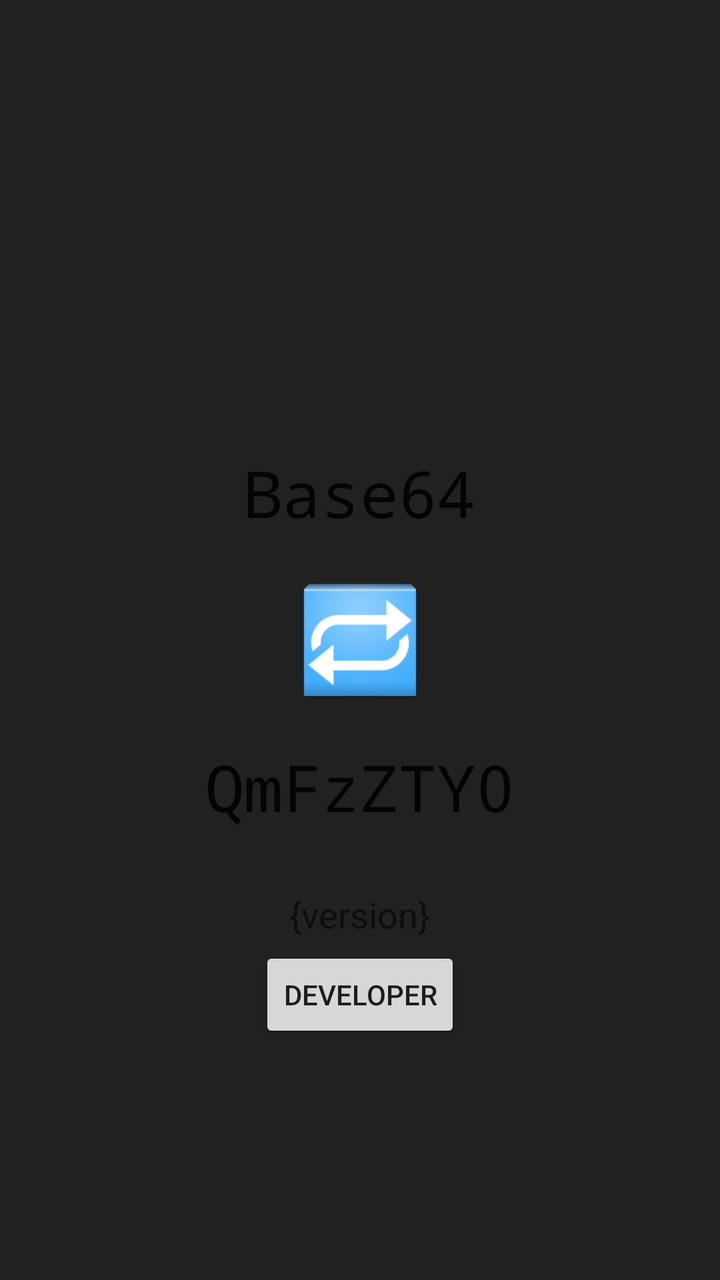
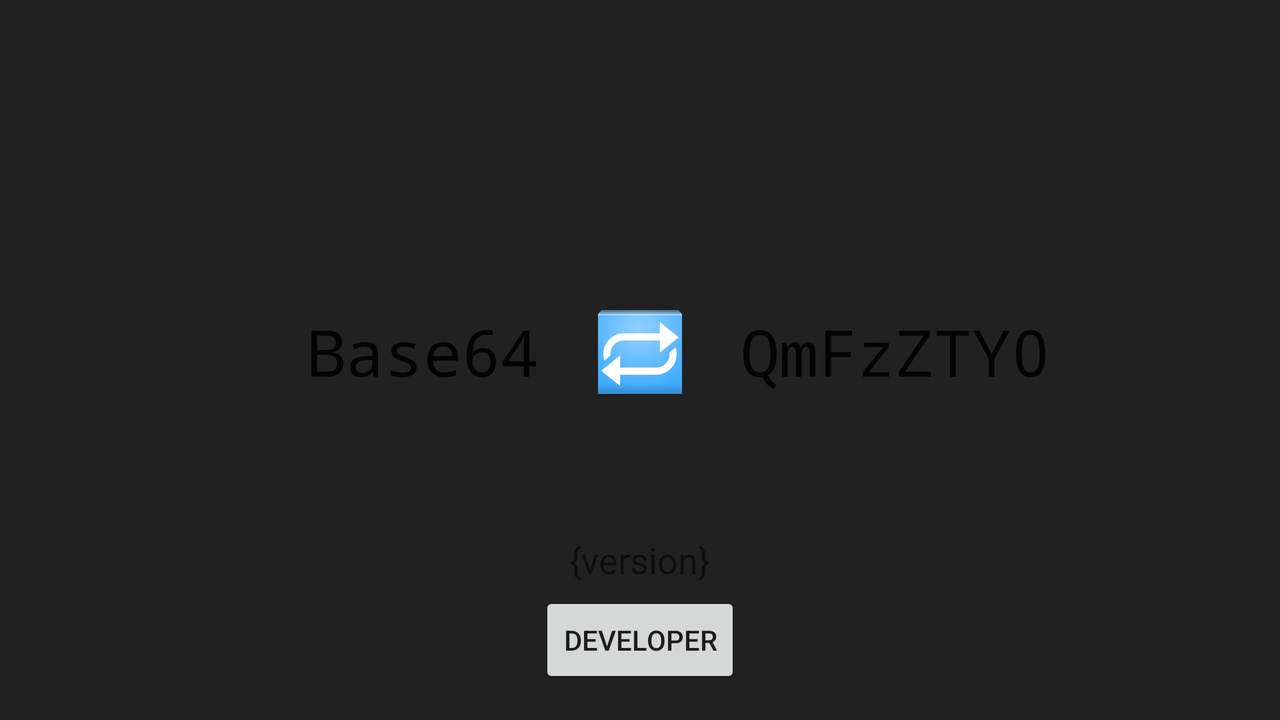

First picture: res/layout/ on a phone held upright. Second picture: the repository's own variant of that layout, on a device whose configuration matches the variant's folder. Source for both follows.
<!-- AndroidManifest.xml: application theme AppTheme -->
<!-- res/layout/fragment_about.xml -->
<RelativeLayout xmlns:android="http://schemas.android.com/apk/res/android"
    xmlns:tools="http://schemas.android.com/tools"
    android:layout_width="match_parent"
    android:layout_height="match_parent"
    android:paddingLeft="@dimen/activity_horizontal_margin"
    android:paddingRight="@dimen/activity_horizontal_margin"
    android:paddingTop="@dimen/activity_vertical_margin"
    android:paddingBottom="@dimen/activity_vertical_margin"
    tools:context="be.robinj.base64.About$PlaceholderFragment">

	<ImageView
		android:layout_width="wrap_content"
		android:layout_height="wrap_content"
		android:id="@+id/imgLogo"
		android:src="@drawable/ic_launcher"
		android:layout_centerVertical="true"
		android:layout_alignParentLeft="true"
		android:layout_alignParentStart="true"
		android:layout_alignParentRight="true"
		android:layout_alignParentEnd="true"
		android:minHeight="64dp"
		/>

	<TextView
		android:layout_width="wrap_content"
		android:layout_height="wrap_content"
		android:textAppearance="?android:attr/textAppearanceLarge"
		android:text="Base64"
		android:id="@+id/plain"
		android:layout_marginBottom="20dp"
		android:typeface="monospace"
		android:textSize="32dp"
		android:layout_above="@+id/imgLogo"
		android:layout_alignRight="@+id/imgLogo"
		android:layout_alignEnd="@+id/imgLogo"
		android:layout_alignParentLeft="true"
		android:layout_alignParentStart="true"
		android:gravity="center"/>

	<TextView
		android:layout_width="wrap_content"
		android:layout_height="wrap_content"
		android:textAppearance="?android:attr/textAppearanceLarge"
		android:text="QmFzZTY0"
		android:id="@+id/encoded"
		android:typeface="monospace"
		android:textSize="32dp"
		android:layout_marginTop="20dp"
		android:layout_below="@+id/imgLogo"
		android:layout_alignParentRight="true"
		android:layout_alignParentEnd="true"
		android:layout_alignParentLeft="true"
		android:layout_alignParentStart="true"
		android:gravity="center"
		/>

	<TextView
		android:layout_width="wrap_content"
		android:layout_height="wrap_content"
		android:textAppearance="?android:attr/textAppearanceMedium"
		android:text="{version}"
		android:id="@+id/version"
		android:layout_below="@+id/encoded"
		android:layout_centerHorizontal="true"
		android:layout_marginTop="30dp"/>

	<Button
		style="?android:attr/buttonStyleSmall"
		android:layout_width="wrap_content"
		android:layout_height="wrap_content"
		android:text="Developer"
		android:layout_below="@+id/version"
		android:layout_centerHorizontal="true"
		android:id="@+id/dev"
		android:onClick="btnDev_clicked"
		android:layout_marginTop="4dp"/>
</RelativeLayout>
<!-- resources referenced by this layout -->
<resources>
  <dimen name="activity_horizontal_margin">16dp</dimen>
  <dimen name="activity_vertical_margin">16dp</dimen>
  <!-- drawable ic_launcher: png bitmap (drawable-hdpi, 3343 bytes) -->
  <!-- from res/values-v35/ -->
  <style name="AppTheme" parent="Theme.AppCompat.Light.DarkActionBar">
          <item name="android:windowBackground">?attr/colorPrimary</item>
      </style>
</resources>
<!-- res/layout-land/fragment_about.xml (the repository's variant of the layout above) -->
<!-- drawn on the phone turned sideways -->
<RelativeLayout xmlns:android="http://schemas.android.com/apk/res/android"
    xmlns:tools="http://schemas.android.com/tools"
    android:layout_width="match_parent"
    android:layout_height="match_parent"
    android:paddingLeft="@dimen/activity_horizontal_margin"
    android:paddingRight="@dimen/activity_horizontal_margin"
    android:paddingTop="@dimen/activity_vertical_margin"
    android:paddingBottom="@dimen/activity_vertical_margin"
    tools:context="be.robinj.base64.About$PlaceholderFragment">

	<ImageView
		android:layout_width="wrap_content"
		android:layout_height="wrap_content"
		android:id="@+id/imgLogo"
		android:src="@drawable/ic_launcher"
		android:minHeight="64dp"
		android:layout_centerVertical="true"
		android:layout_centerHorizontal="true"
		android:paddingBottom="8dp"/>

	<TextView
		android:layout_width="wrap_content"
		android:layout_height="wrap_content"
		android:textAppearance="?android:attr/textAppearanceLarge"
		android:text="Base64"
		android:id="@+id/plain"
		android:typeface="monospace"
		android:textSize="32dp"
		android:layout_alignParentLeft="true"
		android:layout_alignParentStart="true"
		android:layout_alignBottom="@+id/imgLogo"
		android:layout_alignTop="@+id/imgLogo"
		android:singleLine="false"
		android:gravity="center_vertical|right"
		android:layout_toLeftOf="@+id/dev"
		android:paddingBottom="8dp"/>

	<TextView
		android:layout_width="wrap_content"
		android:layout_height="wrap_content"
		android:textAppearance="?android:attr/textAppearanceLarge"
		android:text="QmFzZTY0"
		android:id="@+id/encoded"
		android:typeface="monospace"
		android:textSize="32dp"
		android:layout_alignTop="@+id/imgLogo"
		android:layout_alignParentRight="true"
		android:layout_alignParentEnd="true"
		android:layout_alignBottom="@+id/imgLogo"
		android:gravity="center_vertical|left"
		android:layout_toRightOf="@+id/dev"
		android:paddingBottom="8dp"/>

	<TextView
		android:layout_width="wrap_content"
		android:layout_height="wrap_content"
		android:textAppearance="?android:attr/textAppearanceMedium"
		android:text="{version}"
		android:id="@+id/version"
		android:layout_above="@+id/dev"
		android:layout_centerHorizontal="true"
		android:layout_marginBottom="4dp"/>

	<Button
		style="?android:attr/buttonStyleSmall"
		android:layout_width="wrap_content"
		android:layout_height="wrap_content"
		android:text="Developer"
		android:id="@+id/dev"
		android:onClick="btnDev_clicked"
		android:layout_alignParentBottom="true"
		android:layout_centerHorizontal="true"/>
</RelativeLayout>
